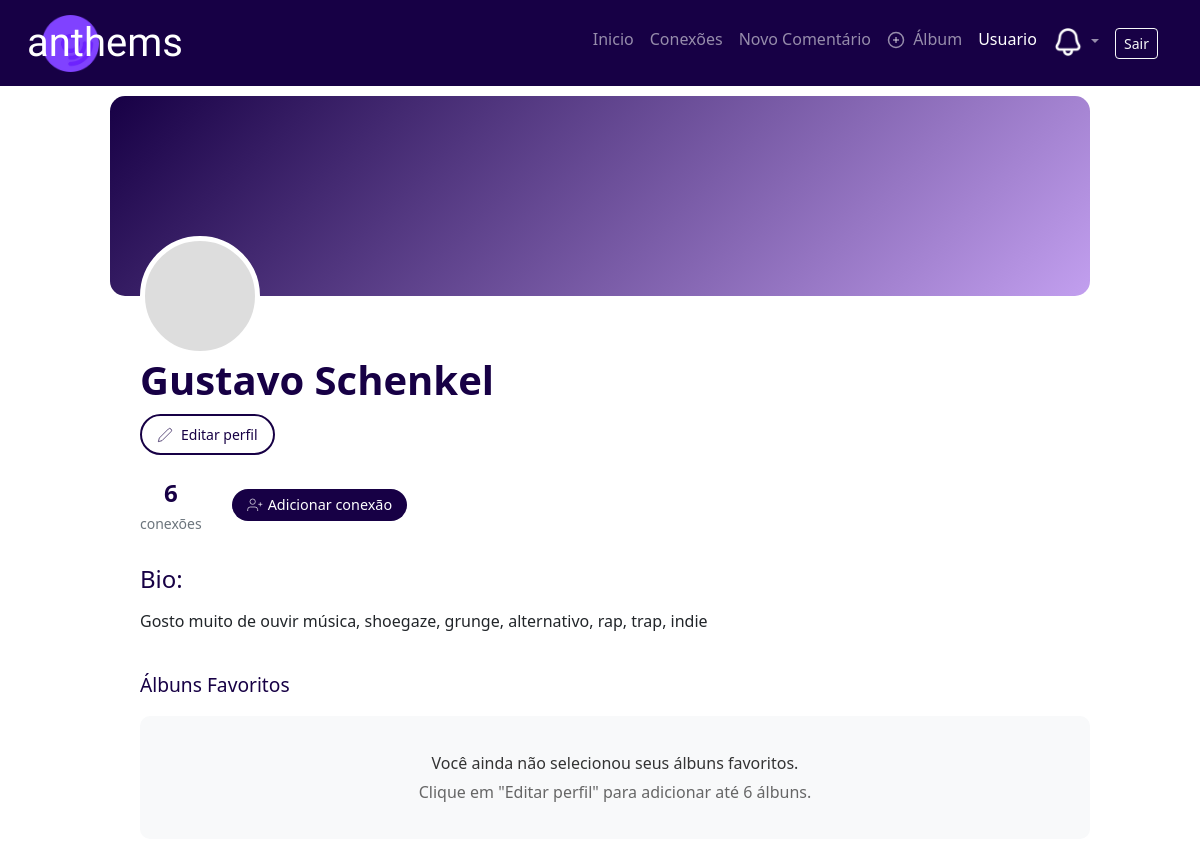
The app's page /perfil/perfil.php (signed in) with its own data.
### tables this page shows
CREATE TABLE IF NOT EXISTS `users` (
    `id` INT AUTO_INCREMENT PRIMARY KEY,
    `username` VARCHAR(30) UNIQUE NOT NULL,
    `full_name` VARCHAR(100) NOT NULL,
    `email` VARCHAR(255) UNIQUE NOT NULL,
    `password_hash` VARCHAR(255) NOT NULL,
    `email_token` VARCHAR(64),
    `email_verified_at` DATETIME NULL,
    `is_admin` BOOLEAN DEFAULT FALSE,
    `active` BOOLEAN DEFAULT TRUE,
    `newsletter` BOOLEAN DEFAULT FALSE,
    `profile_image` VARCHAR(255) NULL,
    `cover_image` VARCHAR(255) NULL,
    `bio` TEXT NULL,
    `terms_accepted_at` DATETIME NOT NULL,
    `last_login` DATETIME NULL,
    `created_at` DATETIME DEFAULT CURRENT_TIMESTAMP,
    `updated_at` DATETIME DEFAULT CURRENT_TIMESTAMP ON UPDATE CURRENT_TIMESTAMP,
    INDEX idx_username (`username`),
    INDEX idx_email (`email`),
    INDEX idx_active (`active`)
);

### config.php (called while the page is built, shortened)
<?php
function getDBConnection() {
    static $pdo = null;
    if ($pdo === null) {
        try {
            $dsn = 'mysql:host=' . DB_HOST . ';dbname=' . DB_NAME . ';charset=' . DB_CHARSET;
            $pdo = new PDO($dsn, DB_USER, DB_PASS, [
                PDO::ATTR_ERRMODE => PDO::ERRMODE_EXCEPTION,
                PDO::ATTR_DEFAULT_FETCH_MODE => PDO::FETCH_ASSOC,
                PDO::ATTR_EMULATE_PREPARES => false
            ]);
        } catch (PDOException $e) {
            error_log("Erro de conexão com banco de dados: " . $e->getMessage());
            die("Erro interno do servidor. Tente novamente mais tarde.");
        }
    }
    return $pdo;
}
function getCurrentUser() {
    $pdo = getDBConnection();
    $stmt = $pdo->prepare("SELECT * FROM users WHERE id = ? AND active = 1");
    $stmt->execute([$_SESSION['user_id']]);
    return $stmt->fetch();
}

### perfil/perfil.php (the view, shortened to what this page needs)
<?php
require_once __DIR__ . '/../config.php';
$current = getCurrentUser();
$connectionsCount = 0;
if ($current) {
    try {
        $pdo = getDBConnection();
        $stmt = $pdo->prepare("
            SELECT COUNT(*) as count FROM connections
            WHERE (follower_id = ? OR following_id = ?) AND status = 'accepted'
        ");
        $stmt->execute([$current['id'], $current['id']]);
        $connectionsCount = $stmt->fetch(PDO::FETCH_ASSOC)['count'];
    } catch (PDOException $e) {
        $connectionsCount = 0;
    }
}
$profile_image_path = '';
$cover_image_path = '';
$user_profile = [
    'name' => $current ? ($current['full_name'] ?: $current['username']) : 'Convidado',
    'bio' => $current ? ($current['bio'] ?: 'Sem bio ainda.') : 'Faça login para ver e editar seu perfil.',
    'connections' => $connectionsCount,
    'cover_image' => $cover_image_path,
    'profile_image' => $profile_image_path
];
$liked_albums = [];
include '../includes/header.php';
?>
<?php include '../includes/navbar.php'; ?>
<div class="profile-container">
    <div class="cover-photo" style="<?php echo $user_profile['cover_image'] ? 'background-image: url('.$user_profile['cover_image'].')' : ''; ?>">
        <div class="profile-picture" style="<?php echo $user_profile['profile_image'] ? 'background-image: url('.$user_profile['profile_image'].')' : ''; ?>"></div>
    </div>
    <div class="profile-content">
        <h1><?php echo htmlspecialchars($user_profile['name']); ?></h1>
        <button id="edit-profile-btn" class="edit-btn">
            <svg width="16" height="16" viewBox="0 0 24 24" fill="none" stroke="currentColor">
                <path d="M17 3a2.828 2.828 0 1 1 4 4L7.5 20.5 2 22l1.5-5.5L17 3z"></path>
            </svg>
            Editar perfil
        </button>
        <div class="profile-stats">
            <div class="stat-item">
                <span class="stat-number"><?php echo number_format($user_profile['connections']); ?></span>
                <span class="stat-label">conexões</span>
            </div>
            <div class="d-flex align-items-center gap-2 position-relative">
                <button id="toggle-friend-btn" class="btn connection-btn">
                    <svg width="16" height="16" viewBox="0 0 24 24" fill="none" stroke="currentColor">
                        <path d="M16 21v-2a4 4 0 0 0-4-4H5a4 4 0 0 0-4 4v2"></path>
                        <circle cx="8.5" cy="7" r="4"></circle>
                        <line x1="20" y1="8" x2="20" y2="14"></line>
                        <line x1="23" y1="11" x2="17" y2="11"></line>
                    </svg>
                    Adicionar conexão
                </button>
            </div>
        </div>
        <div class="profile-bio">
            <h4>Bio:</h4>
            <p><?php echo htmlspecialchars($user_profile['bio']); ?></p>
        </div>
        <div class="favorite-albums-display">
            <h3>Álbuns Favoritos</h3>
            <?php if (empty($liked_albums)): ?>
                <div class="empty-albums-message">
                    <p>Você ainda não selecionou seus álbuns favoritos.</p>
                    <p>Clique em "Editar perfil" para adicionar até 6 álbuns.</p>
                </div>
            <?php endif; ?>
        </div>
    </div>
</div>
<?php include '../includes/footer.php'; ?>

### css/estilos.css (style rules this page uses)
:root { --primary-color: #170045; --primary-light: #c29fef; --secondary-light: #a0d8f3; --accent-light: #f5a8a8; --success-light: #b5e8b5; --text-white: #ffffff; --text-gray: #6c757d; --border-gray: #dee2e6; --border-light: #eee; --shadow-light: rgba(0,0,0,0.1); --shadow-overlay: rgba(0,0,0,0.5); }
.profile-container { max-width: 1000px; margin: 0 auto; padding: 10px; padding-top: 10px; overflow: hidden; }
.cover-photo { height: 200px; background: linear-gradient(135deg, var(--primary-color), var(--primary-light)); border-radius: 15px; position: relative; margin-bottom: 60px; background-size: cover; background-position: center; }
.profile-picture { width: 120px; height: 120px; background-color: #ddd; border-radius: 50%; border: 5px solid white; position: absolute; bottom: -60px; left: 30px; background-size: cover; background-position: center; }
.profile-content { padding-left: 30px; }
.profile-content h1 { color: var(--primary-color); font-weight: bold; margin-bottom: 10px; }
.edit-btn { background: none; border: 2px solid var(--primary-color); color: var(--primary-color); padding: 8px 15px; border-radius: 25px; font-size: 14px; display: flex; align-items: center; gap: 8px; margin-bottom: 20px; transition: all 0.3s ease; }
.profile-stats { display: flex; align-items: center; gap: 30px; margin-bottom: 30px; }
.stat-item { text-align: center; }
.stat-number { display: block; font-size: 24px; font-weight: bold; color: var(--primary-color); }
.stat-label { color: var(--text-gray); font-size: 14px; }
.connection-btn { background-color: var(--primary-color); color: white; border: none; border-radius: 20px; padding: 5px 15px; font-size: 0.9rem; display: flex; align-items: center; gap: 5px; }
.profile-bio { margin-bottom: 40px; }
.profile-bio h4 { color: var(--primary-color); margin-bottom: 15px; }
.favorite-albums-display { margin-bottom: 40px; width: 100%; }
.favorite-albums-display h3 { color: var(--primary-color); margin-bottom: 20px; font-size: 1.2rem; }
@media (min-width: 1200px) { .profile-container { max-width: 1000px; } }
.profile-container { animation: fadeIn 0.5s ease-out; }
.edit-btn, .connection-btn, .login-btn { transition: all 0.3s ease; transform: translateY(0); }
.empty-albums-message { text-align: center; padding: 30px 20px; background: #f8f9fa; border-radius: 10px; color: #666; }
.empty-albums-message p { margin: 5px 0; }
.empty-albums-message p:first-child { font-weight: 500; color: #333; }

### records on screen
users: full_name "Gustavo Schenkel", bio "Gosto muito de ouvir música, shoegaze, grunge, alternativo, rap, trap, indie"

### other values on screen
$user_profile['connections'] "6"
